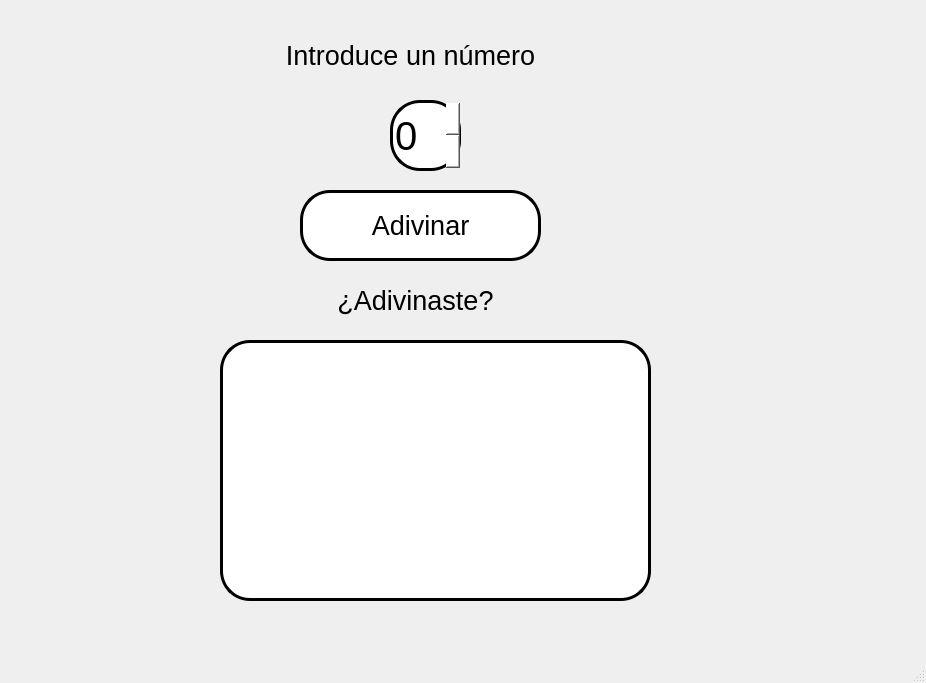
<?xml version="1.0" encoding="UTF-8"?>
<ui version="4.0">
 <class>MainWindow</class>
 <widget class="QMainWindow" name="MainWindow">
  <property name="geometry">
   <rect>
    <x>0</x>
    <y>0</y>
    <width>926</width>
    <height>683</height>
   </rect>
  </property>
  <property name="windowTitle">
   <string>MainWindow</string>
  </property>
  <widget class="QWidget" name="centralwidget">
   <widget class="QLabel" name="label_5">
    <property name="geometry">
     <rect>
      <x>170</x>
      <y>270</y>
      <width>491</width>
      <height>61</height>
     </rect>
    </property>
    <property name="font">
     <font>
      <pointsize>20</pointsize>
     </font>
    </property>
    <property name="text">
     <string>¿Adivinaste?</string>
    </property>
    <property name="alignment">
     <set>Qt::AlignCenter</set>
    </property>
   </widget>
   <widget class="QLabel" name="label">
    <property name="geometry">
     <rect>
      <x>20</x>
      <y>40</y>
      <width>161</width>
      <height>141</height>
     </rect>
    </property>
    <property name="styleSheet">
     <string notr="true"/>
    </property>
    <property name="text">
     <string/>
    </property>
    <property name="pixmap">
     <pixmap resource="../../Archivos/Recursos.qrc">:/UAT LOGOS/Logo UAT.png</pixmap>
    </property>
    <property name="scaledContents">
     <bool>true</bool>
    </property>
   </widget>
   <widget class="QLabel" name="label_3">
    <property name="geometry">
     <rect>
      <x>640</x>
      <y>0</y>
      <width>281</width>
      <height>211</height>
     </rect>
    </property>
    <property name="styleSheet">
     <string notr="true"/>
    </property>
    <property name="text">
     <string/>
    </property>
    <property name="pixmap">
     <pixmap resource="../../Archivos/Recursos.qrc">:/UAT LOGOS/logo facultad de ingenieria uat.png</pixmap>
    </property>
    <property name="scaledContents">
     <bool>true</bool>
    </property>
   </widget>
   <widget class="QLabel" name="label_7">
    <property name="geometry">
     <rect>
      <x>710</x>
      <y>440</y>
      <width>191</width>
      <height>181</height>
     </rect>
    </property>
    <property name="styleSheet">
     <string notr="true"/>
    </property>
    <property name="text">
     <string/>
    </property>
    <property name="pixmap">
     <pixmap resource="../../Archivos/Recursos.qrc">:/Equipo LOGO/logo equipo 3.jpg</pixmap>
    </property>
    <property name="scaledContents">
     <bool>true</bool>
    </property>
   </widget>
   <widget class="QLabel" name="label_2">
    <property name="geometry">
     <rect>
      <x>240</x>
      <y>30</y>
      <width>341</width>
      <height>51</height>
     </rect>
    </property>
    <property name="font">
     <font>
      <pointsize>20</pointsize>
     </font>
    </property>
    <property name="text">
     <string>Introduce un número</string>
    </property>
    <property name="alignment">
     <set>Qt::AlignCenter</set>
    </property>
   </widget>
   <widget class="QPushButton" name="btn_adivinar">
    <property name="geometry">
     <rect>
      <x>300</x>
      <y>190</y>
      <width>241</width>
      <height>71</height>
     </rect>
    </property>
    <property name="font">
     <font>
      <pointsize>20</pointsize>
     </font>
    </property>
    <property name="styleSheet">
     <string notr="true">background-color: rgb(255, 255, 255);
border-radius: 30px;
border: 3px solid black;</string>
    </property>
    <property name="text">
     <string>Adivinar</string>
    </property>
   </widget>
   <widget class="QSpinBox" name="spinBox">
    <property name="geometry">
     <rect>
      <x>390</x>
      <y>100</y>
      <width>71</width>
      <height>71</height>
     </rect>
    </property>
    <property name="font">
     <font>
      <pointsize>30</pointsize>
     </font>
    </property>
    <property name="styleSheet">
     <string notr="true">background-color: rgb(255, 255, 255);
border-radius: 30px;
border: 3px solid black;</string>
    </property>
   </widget>
   <widget class="QTextEdit" name="adivinar_numero">
    <property name="geometry">
     <rect>
      <x>220</x>
      <y>340</y>
      <width>431</width>
      <height>261</height>
     </rect>
    </property>
    <property name="font">
     <font>
      <pointsize>20</pointsize>
     </font>
    </property>
    <property name="styleSheet">
     <string notr="true">background-color: rgb(255, 255, 255);
border-radius: 30px;
border: 3px solid black;</string>
    </property>
   </widget>
  </widget>
  <widget class="QMenuBar" name="menubar">
   <property name="geometry">
    <rect>
     <x>0</x>
     <y>0</y>
     <width>926</width>
     <height>26</height>
    </rect>
   </property>
  </widget>
  <widget class="QStatusBar" name="statusbar"/>
 </widget>
 <resources>
  <include location="../../Archivos/Recursos.qrc"/>
 </resources>
 <connections/>
</ui>
